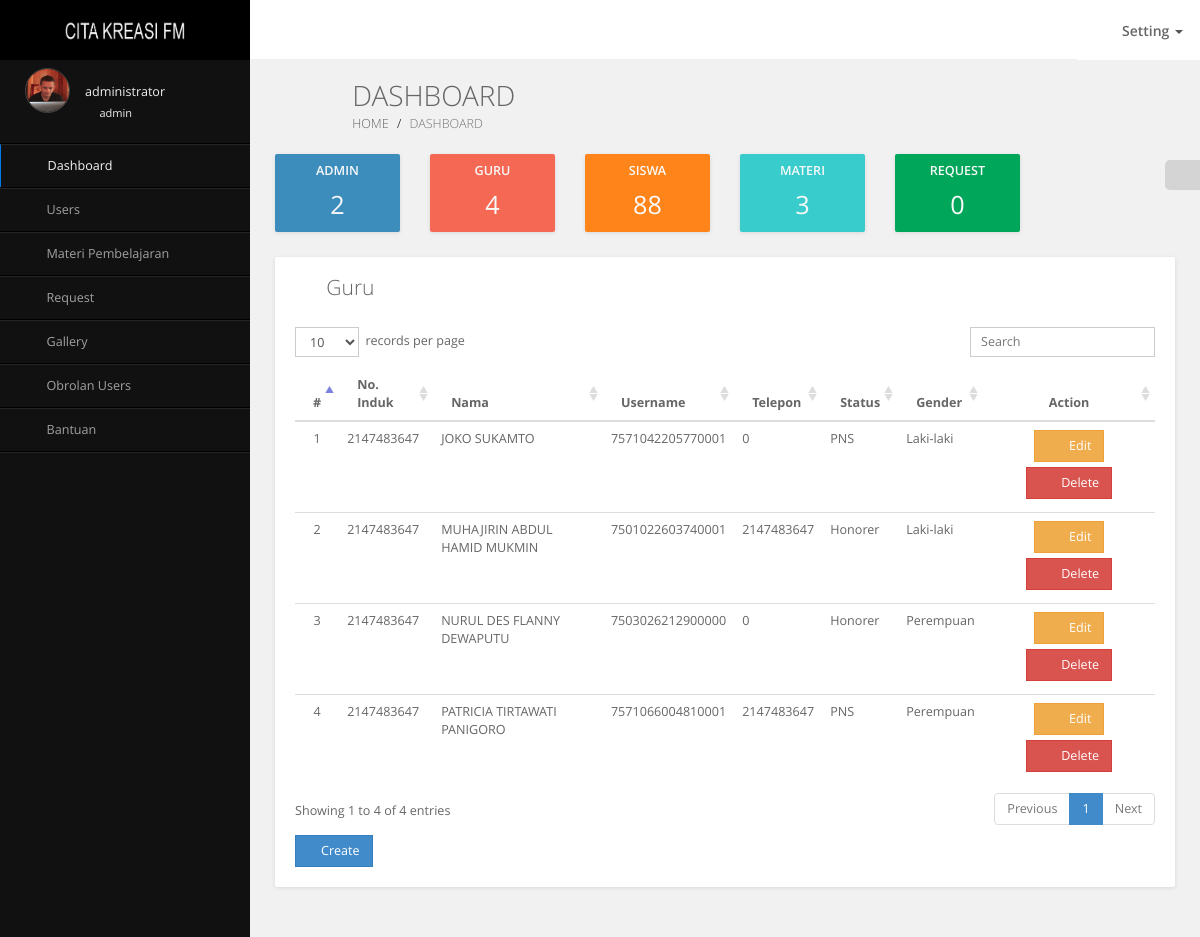
The app's page /dashboard?users=guru (signed in) with its own data.
### tables this page shows
CREATE TABLE IF NOT EXISTS `users` (
  `id` int(11) NOT NULL AUTO_INCREMENT,
  `nomor_induk` int(16) DEFAULT NULL,
  `name` varchar(50) DEFAULT NULL,
  `username` varchar(30) DEFAULT NULL,
  `password` varchar(32) DEFAULT NULL,
  `telp` int(16) DEFAULT NULL,
  `alamat` text,
  `status` varchar(25) DEFAULT NULL,
  `gender` varchar(25) DEFAULT NULL,
  `foto` varchar(250) DEFAULT NULL,
  `access` varchar(7) DEFAULT NULL,
  `kelas` varchar(20) NOT NULL,
  PRIMARY KEY (`id`)
);

### dashboard/table/guru.php (the view)
<div class="row">
	<div class="col-md-12">
		<div class="grid no-border">
			<div class="grid-header">
				<i class="fa fa-table"></i>
				<span class="grid-title">Guru</span>
				<div class="pull-right grid-tools">
					<a data-widget="collapse" title="Collapse"><i class="fa fa-chevron-up"></i></a>
					<a data-widget="reload" title="Reload"><i class="fa fa-refresh"></i></a>
					<a data-widget="remove" title="Remove"><i class="fa fa-times"></i></a>
				</div>
			</div>
			<div class="grid-body">
				<table id="dataTables1" class="table table-hover display" cellspacing="0" width="100%">
					<thead>
						<tr>
							<th width="3%" align="center">#</th>
							<th>No. Induk</th>
							<th>Nama</th>
							<th>Username</th>
							<th>Telepon</th>
							<th>Status</th>
							<th>Gender</th>
							<th width="20%"><center>Action</center></th>
						</tr>
					</thead>
					<tbody>
						<?php
							$no 		=	1;
							$guru 		=	mysql_query("SELECT * FROM users WHERE access='guru'");
							while ($data=mysql_fetch_array($guru)) {
						?>
						<tr>
							<td><center><?php echo $no; ?></center></td>
							<td><?php echo $data['nomor_induk']; ?></td>
							<td><?php echo $data['name']; ?></td>
							<td><?php echo $data['username']; ?></td>
							<td><?php echo $data['telp']; ?></td>
							<td><?php echo $data['status']; ?></td>
							<td><?php echo $data['gender']; ?></td>
							<td>
								<center>
									<a href="?guru-edit=<?php echo $data['id']; ?>" class="btn btn-warning"><span class="fa fa-edit"></span> Edit</a>
									<a href="?guru-delete=<?php echo $data['id']; ?>" class="btn btn-danger"><span class="fa fa-trash-o"></span> Delete</a>
								</center>
							</td>
						</tr>
						<?php
							$no++;
							}
						?>
					</tbody>
				</table>
				<a href="?users=guru-create" class="btn btn-primary"><span class="fa fa-plus"></span> Create</a>
			</div>
		</div>
	</div>
</div>

### assets/css/maindb.css (style rules this page uses)
html, body { overflow-x: hidden !important; font-family: 'Open Sans', sans-serif; min-height: 100%; background: #f1f1f1; }
a { color: #428bca; }
.no-border { border: 0px !important; }
.btn { font-weight: 500; font-size: 1em; border-radius: 0; margin-bottom: 5px; }
.grid { position: relative; width: 100%; background: #fff; color: #666666; border-radius: 2px; margin-bottom: 25px; box-shadow: 0px 1px 4px rgba(0, 0, 0, 0.1); }
.grid .grid-header { position: relative; border-bottom: 1px solid #ddd; padding: 15px 10px 10px 20px; }
.grid .grid-header:before, .grid .grid-header:after { display: table; content: " "; }
.grid .grid-header:after { clear: both; }
.grid .grid-header span, .grid .grid-header > .fa { display: inline-block; margin: 0; font-weight: 300; font-size: 1.5em; float: left; }
.grid .grid-header span { padding: 0 5px; }
.grid .grid-header > .fa { padding: 5px 10px 0 0; }
.grid .grid-header > .grid-tools { padding: 4px 10px; }
.grid .grid-header > .grid-tools a { color: #999999; padding-left: 10px; cursor: pointer; }
.grid .grid-body { padding: 15px 20px 15px 20px; font-size: 0.9em; line-height: 1.9em; }
.grid.no-border > .grid-header { border-bottom: 0px !important; }
.table .fa { width: 1.5em; text-align: center; }

### records on screen
users: nomor_induk "2147483647", name "JOKO SUKAMTO", username "7571042205770001", telp "0", status "PNS", gender "Laki-laki"
users: nomor_induk "2147483647", name "MUHAJIRIN ABDUL HAMID MUKMIN", username "7501022603740001", telp "2147483647", status "Honorer", gender "Laki-laki"
users: nomor_induk "2147483647", name "NURUL DES FLANNY DEWAPUTU", username "7503026212900000", telp "0", status "Honorer", gender "Perempuan"
users: nomor_induk "2147483647", name "PATRICIA TIRTAWATI PANIGORO", username "7571066004810001", telp "2147483647", status "PNS", gender "Perempuan"

### other values on screen
$_SESSION['name'] "administrator"
$_SESSION['username'] "admin"
$data['total'] "2"
$data['total'] "4"
$data['total'] "88"
$data['total'] "3"
$data['total'] "0"
